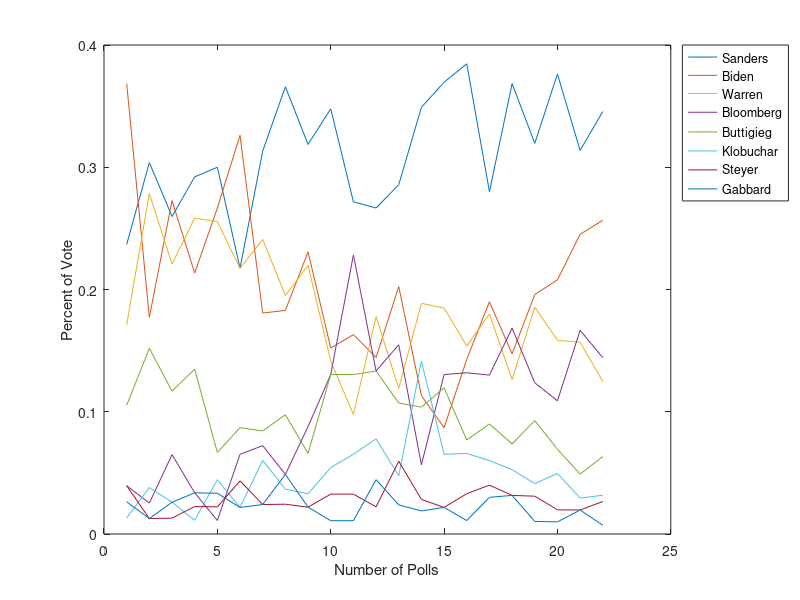

Recreate this plot in MATLAB.
rpd = [18, 28, 13, 3, 8, 1, 3, 2;
       24, 14, 22, 2, 12, 3, 1, 1;
       20, 21, 17, 5, 9, 2, 1, 2;
       26, 19, 23, 3, 12, 1, 2, 3;
       27, 24, 23, 1, 6, 4, 2, 3;
       20, 30, 20, 6, 8, 2, 4, 2;
       26, 15, 20, 6, 7, 5, 2, 2;
       30, 15, 16, 4, 8, 3, 2, 4;
       29, 21, 20, 8, 6, 3, 2, 2;
       32, 14, 13, 12, 12, 5, 3, 1;
       25, 15, 9, 21, 12, 6, 3, 1;
       24, 13, 16, 12, 12, 7, 2, 4;
       24, 17, 10, 13, 9, 4, 5, 2;
       37, 12, 20, 6, 11, 15, 3, 2;
       34, 8, 17, 12, 11, 6, 2, 2;
       35, 13, 14, 12, 7, 6, 3, 1;
       28, 19, 18, 13, 9, 6, 4, 3;
       35, 14, 12, 16, 7, 5, 3, 3;
       31, 19, 18, 12, 9, 4, 3, 1;
       38, 21, 16, 11, 7, 5, 2, 1;
       32, 25, 16, 17, 5, 3, 2, 2;
       33.8, 25.1, 12.2, 14.1, 6.2, 3.1, 2.6, 0.7];
for r = 1:22
    s = sum (rpd(r,:));
    rpd(r,:) = (rpd(r,:)) / s;
end
plot(rpd)
xlabel('Number of Polls')
ylabel('Percent of Vote')
legend('Sanders','Biden','Warren','Bloomberg','Buttigieg','Klobuchar','Steyer','Gabbard', 'Location', 'bestoutside')